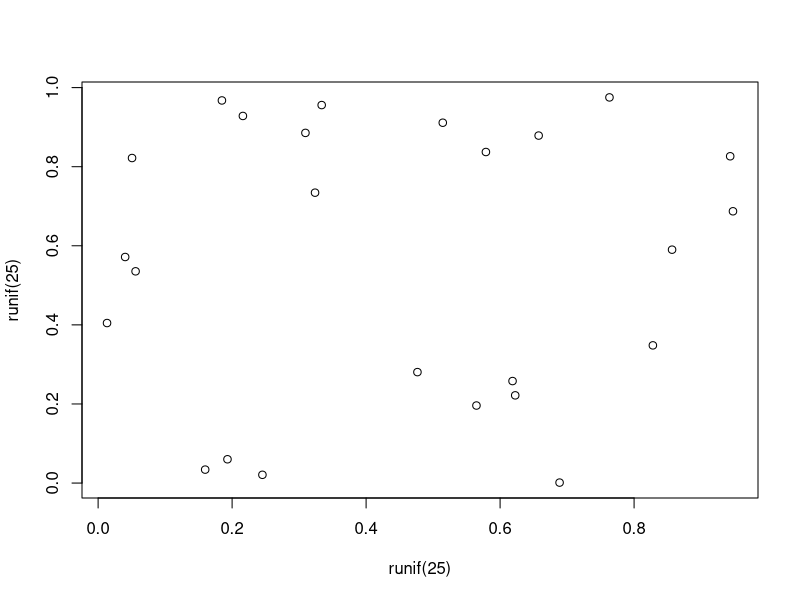

This chart was generated by the following R code:
## ---- chunk 1
library(tidyverse)
library(knitr)
library(here)
## ---- chunk 2
#| label: fig-meaningless
#| fig-cap: A meaningless scatterplot
#| fig-width: 5
#| fig-height: 5
#| fig-align: center
#| out-width: 50%
#| echo: false
plot(runif(25), runif(25))
## ---- chunk 3
#| label: tbl-simple
#| tbl-cap: Caption centered above table
#| echo: true
knitr::kable(head(mtcars)[,1:4])
